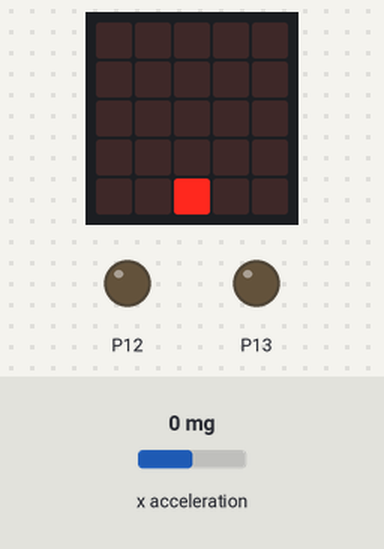
Bench run of a program on a simulated BBC micro:bit (MakeCode). Parts: the board's 5×5 LED display, output pins drawn as LEDs (lit = HIGH). The test bench sets the inputs (shaded band); at power-on: x acceleration 0 mg.

Above: at 1.2 s.
1.3 s: x acceleration set to -750 mg
At 2.6 s:
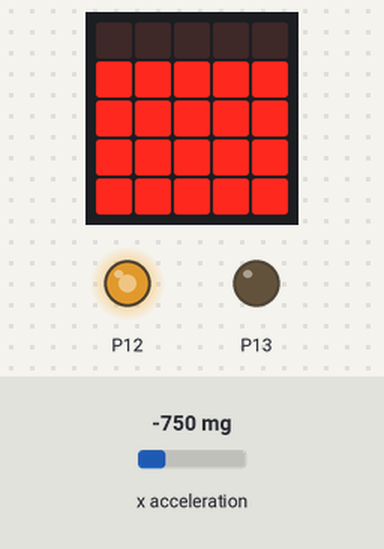
3.5 s: x acceleration set to 1440 mg
At 4.5 s:
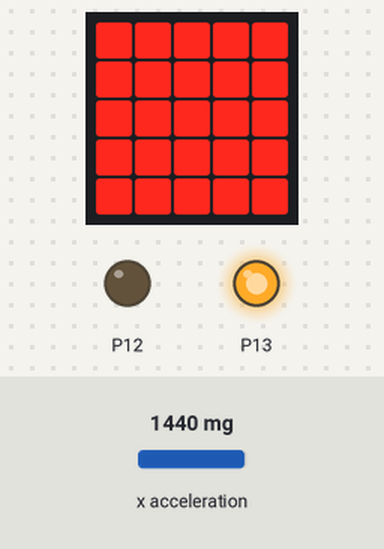
5.5 s: x acceleration set to 750 mg
At 7.3 s:
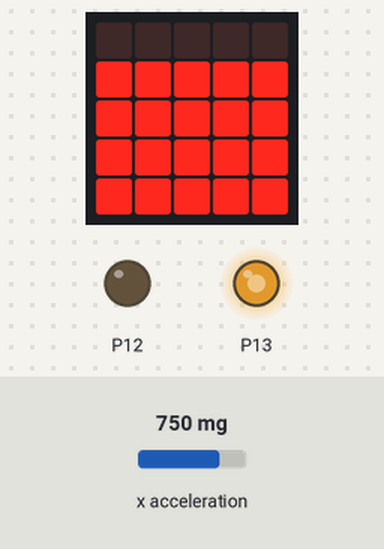
7.6 s: x acceleration set to -30 mg
At 9.3 s:
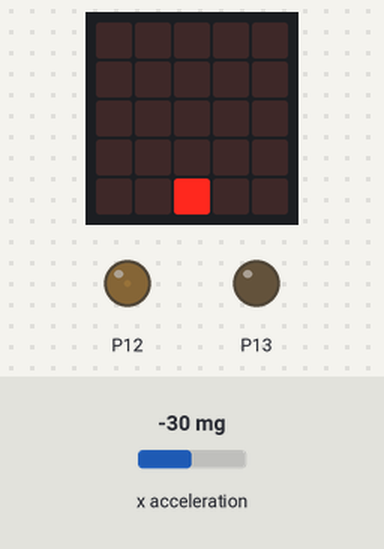
Timing chart, 0 to 10.6 s (numbered marks = the images above; inputs shaded):
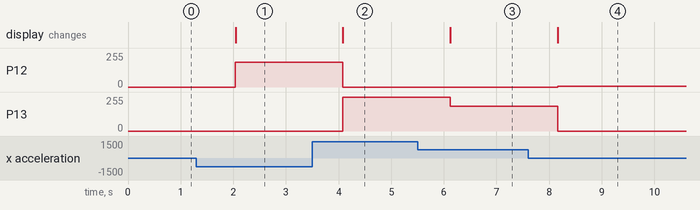

The program:

main.ts
```typescript
function 正転 () {
    pins.analogWritePin(AnalogPin.P12, モータ指令電圧)
    pins.analogWritePin(AnalogPin.P13, 0)
}
function 逆転 () {
    pins.analogWritePin(AnalogPin.P12, 0)
    pins.analogWritePin(AnalogPin.P13, モータ指令電圧)
}
let モータ速度指令 = 0
let モータ指令電圧 = 0
input.setAccelerometerRange(AcceleratorRange.OneG)
let 回転方向 = 0
モータ指令電圧 = 0
basic.forever(function () {
    モータ速度指令 = input.acceleration(Dimension.X)
    if (モータ速度指令 < 0) {
        回転方向 = 1
    } else {
        回転方向 = 0
    }
    モータ指令電圧 = Math.abs(モータ速度指令)
    if (回転方向 >= 1) {
        正転()
    } else {
        逆転()
    }
    led.plotBarGraph(
    モータ指令電圧,
    1023,
    false
    )
    basic.pause(1000)
})
```

test.ts
```typescript
// テストはここに来ます。このパッケージが拡張機能として使用されるときにはコンパイルされません。
```

Measured:
- after the input at 1.3 s, P12: 0/255 → 187/255 after 0.74 s; the display: changes after 0.74 s (image 1)
- after the input at 3.5 s, P12: 187/255 → 0/255 after 0.58 s; P13: 0/255 → 255/255 after 0.58 s; the display: changes after 0.58 s (image 2)
- after the input at 5.5 s, P13: 255/255 → 187/255 after 0.62 s; the display: changes after 0.62 s (image 3)
- after the input at 7.6 s, P12: 0/255 → 7/255 after 0.57 s; P13: 187/255 → 0/255 after 0.57 s; the display: changes after 0.57 s (image 4)
